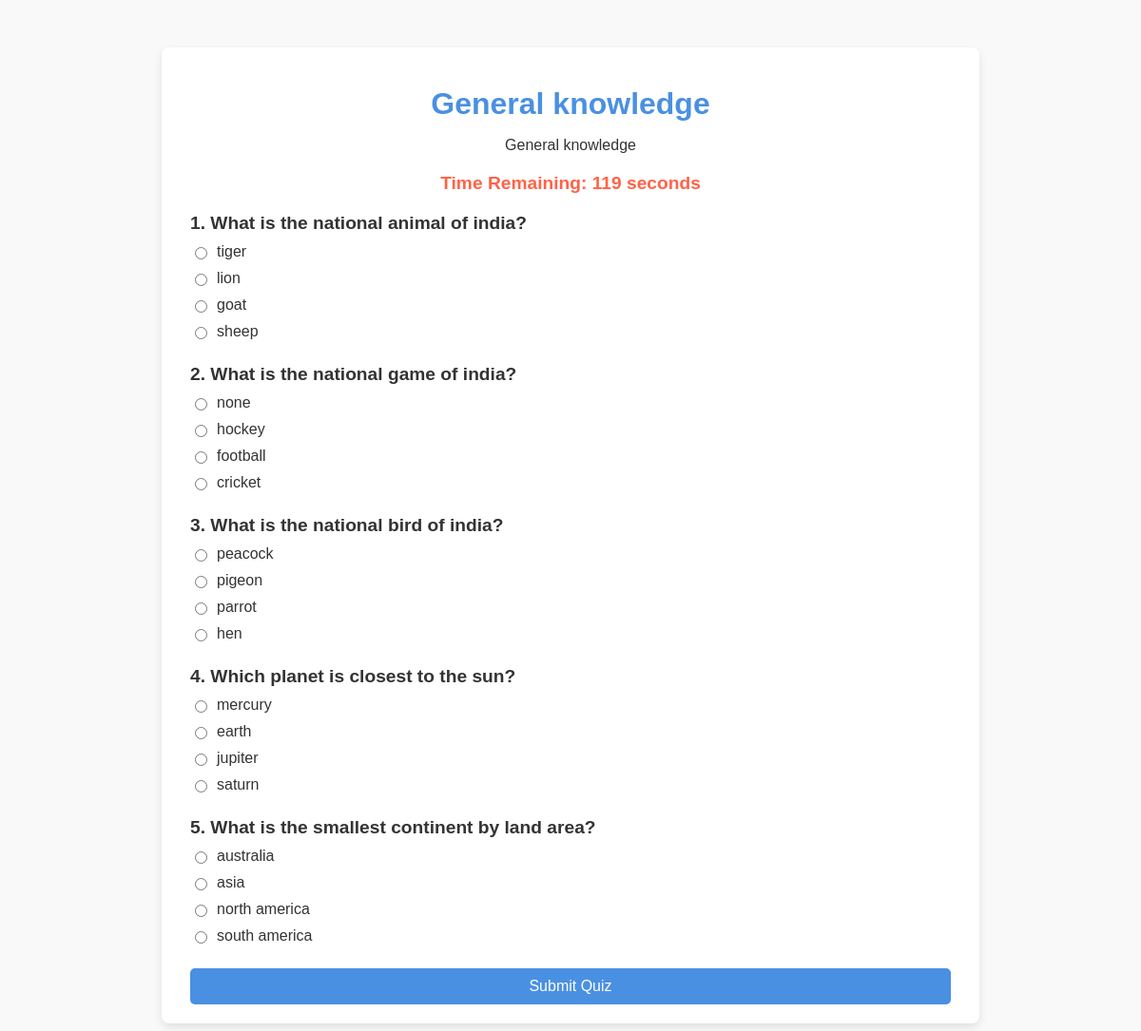
The app's page /quiz/2/ (signed in) with its own data.
### quizzes/models.py (models this page shows, shortened)
class Quiz(models.Model):
    name = models.CharField(max_length=200)
    description = models.TextField()
    start_time = models.DateTimeField(null=True, blank=True)  # Add start time
    duration = models.IntegerField(default=300)  # Duration in seconds (e.g., 5 minutes = 300)
    max_attempts = models.PositiveIntegerField(default=1)
    created_at = models.DateTimeField(auto_now_add=True)

class Question(models.Model):
    quiz = models.ForeignKey(Quiz, related_name="questions", on_delete=models.CASCADE)
    question_text = models.TextField()  # Ensure this is a valid field for storing the question text
    option_a = models.CharField(max_length=255)
    option_b = models.CharField(max_length=255)
    option_c = models.CharField(max_length=255)
    option_d = models.CharField(max_length=255)
    score = models.IntegerField(default=1)  # This field determines how many points the question is worth
    correct_answer = models.CharField(
        max_length=1,
        choices=[('A', 'A'), ('B', 'B'), ('C', 'C'), ('D', 'D')],
        default='A'  # This is the correct answer choice (A, B, C, D)
    )

### quizzes/views.py (the view, shortened to what this page needs)
# urls.py: path('quiz/<int:quiz_id>/', views.quiz_detail, name='quiz_detail'),
@login_required
def quiz_detail(request, quiz_id):
    quiz = get_object_or_404(Quiz, id=quiz_id)
    questions = quiz.questions.all()  # Get all questions for this quiz
    quiz_duration = quiz.duration  # Duration of the quiz in seconds
    current_time = timezone.now()
    start_time = quiz.start_time or current_time
    time_left = start_time + timedelta(seconds=quiz_duration) - current_time
    time_left_seconds = max(time_left.total_seconds(), 0)  # Ensure non-negative value
    return render(request, 'quizzes/quiz_detail.html', {
        'quiz': quiz,
        'questions': questions,
        'quiz_duration': time_left_seconds  # Pass the remaining time in seconds
    })

### quizzes/templates/quizzes/quiz_detail.html (shortened to what this page needs)
{% load custom_filters %}
<!DOCTYPE html>
<html lang="en">
<head>
</head>
<body>
    <div class="quiz-container">
        <h1 class="quiz-title">{{ quiz.name }}</h1>
        <p class="quiz-description">{{ quiz.description }}</p>
        <div class="timer">
            Time Remaining: <span id="timer">{{ quiz_duration }} seconds</span>
        </div>
        <form method="post" class="quiz-form">
            {% for question in questions %}
                <div class="question-block">
                    <p class="question-text">
                        <strong>{{ forloop.counter }}.</strong> {{ question.question_text }}
                    </p>
                    <div class="options">
                        <label class="option">
                            <input type="radio" name="question_{{ question.id }}" value="A">
                            {{ question.option_a }}
                        </label>
                        <label class="option">
                            <input type="radio" name="question_{{ question.id }}" value="B">
                            {{ question.option_b }}
                        </label>
                        <label class="option">
                            <input type="radio" name="question_{{ question.id }}" value="C">
                            {{ question.option_c }}
                        </label>
                        <label class="option">
                            <input type="radio" name="question_{{ question.id }}" value="D">
                            {{ question.option_d }}
                        </label>
                    </div>
                </div>
            {% endfor %}
            <button type="submit" class="submit-button">Submit Quiz</button>
        </form>
    </div>
</body>
</html>

### quizzes/templates/quizzes/quiz_detail.html (style rules this page uses)
body { font-family: 'Arial', sans-serif; background-color: #f9f9f9; color: #333; margin: 0; padding: 0; }
.quiz-container { max-width: 800px; margin: 50px auto; background: #fff; border-radius: 8px; box-shadow: 0 4px 10px rgba(0, 0, 0, 0.1); padding: 20px 30px; }
.quiz-title { text-align: center; font-size: 2rem; margin-bottom: 10px; color: #4a90e2; }
.quiz-description { text-align: center; font-size: 1rem; margin-bottom: 20px; }
.question-block { margin-bottom: 25px; }
.question-text { font-weight: bold; font-size: 1.2rem; margin-bottom: 10px; }
.options { display: flex; flex-direction: column; gap: 10px; }
.option { display: flex; align-items: center; font-size: 1rem; }
.option input[type="radio"] { margin-right: 10px; }
.submit-button { display: block; width: 100%; padding: 10px; background-color: #4a90e2; color: white; border: none; border-radius: 5px; font-size: 1rem; cursor: pointer; margin-top: 20px; transition: background-color 0.3s; }
.timer { font-size: 1.2rem; font-weight: bold; color: #ff6347; text-align: center; margin-bottom: 20px; }

### records on screen
Quiz: name "General knowledge", description "General knowledge"
Question: question_text "What is the national animal of india?", option_a "tiger", option_b "lion", option_c "goat", option_d "sheep"
Question: question_text "What is the national game of india?", option_a "none", option_b "hockey", option_c "football", option_d "cricket"
Question: question_text "What is the national bird of india?", option_a "peacock", option_b "pigeon", option_c "parrot", option_d "hen"
Question: question_text "Which planet is closest to the sun?", option_a "mercury", option_b "earth", option_c "jupiter", option_d "saturn"
Question: question_text "What is the smallest continent by land area?", option_a "australia", option_b "asia", option_c "north america", option_d "south america"
